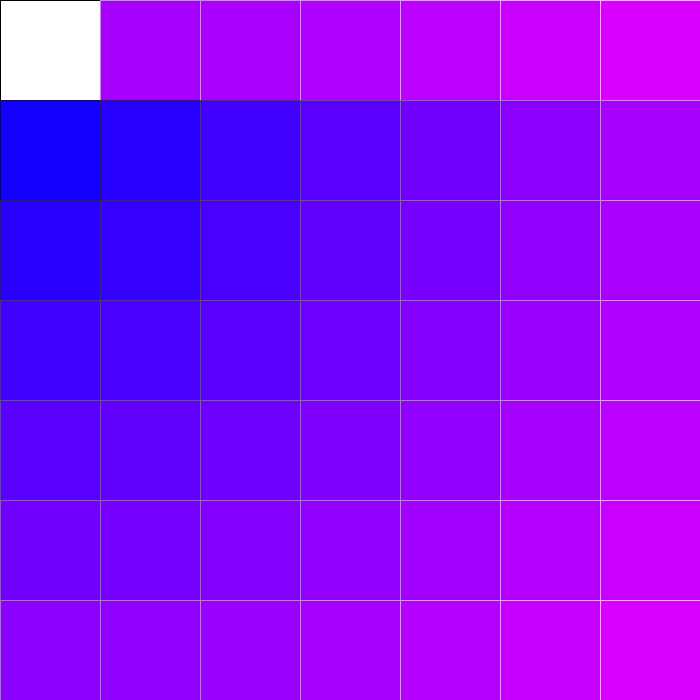
Frame 1 (no input)
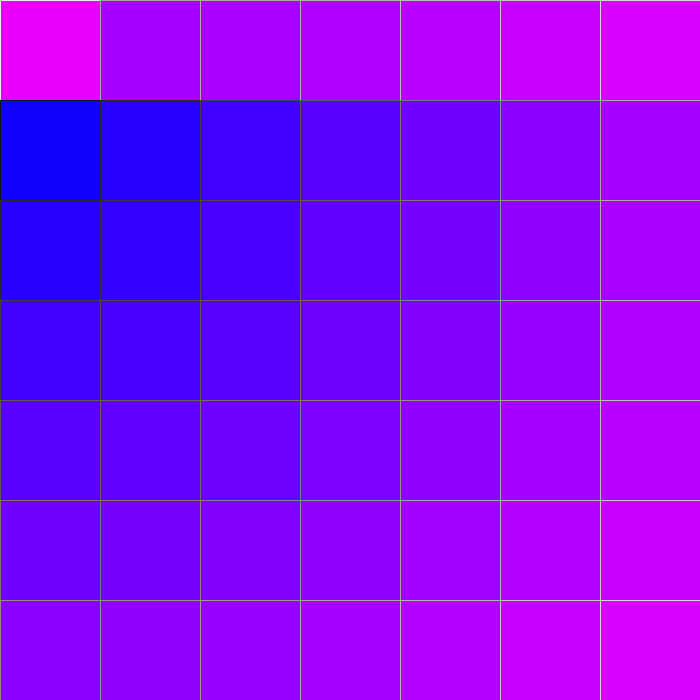
Frame 60 (the mouse pressed at the canvas centre just before this capture)
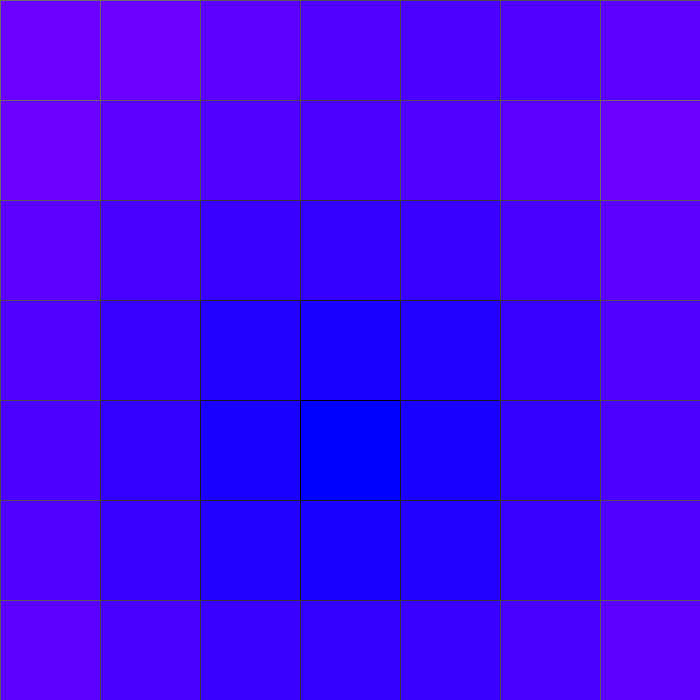
Frame 120 (the mouse held since frame 60 and released just before this capture)

The Processing sketch that drew these frames (run headless with seeded random() and noise(); from frame 60 on, the mouse is pressed at the canvas centre):

// Processing sketch: processing_156659
// ── processing_156659.pde

int diam =30;

float t = millis()*0.001;
float rectW =100;
float rectH =100;
float dis;
float i, j;
float co;


void setup() {

  size(700, 700);
}
void draw() {
  background(255);

  rectMode(CENTER);
  for (i = rectW/2; i < width; i+=rectW ) {
    for (j = rectH/2; j < height; j+=rectW ) {
      dis = dist(mouseX, mouseY, i, j);
      rect(i, j, rectW, rectH); 
      co = map(dis, 0, 1000, 0, 255);
      fill(co,0,255);
      stroke(co);
      println(i, j,dis);
    }
    
  }
}
